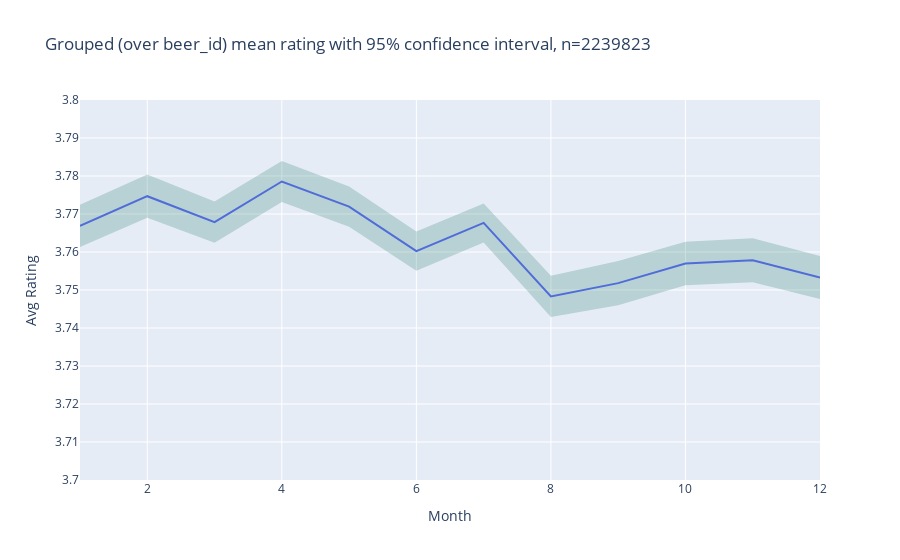

Write notebook code for a chart like this one.
### Markdown cell above
## grouped by beer_id

### Code cell
grouped_df = reviews_df.groupby(["month", "beer_id"]).agg(rating = ("rating", "mean")).reset_index()
print(f'Kruskal statistics: {kruskal(*get_rating_per_month(grouped_df))}')

grouped_df = grouped_df.groupby("month")["rating"].agg(["mean", "count", "std"]).reset_index()


fig = sm.plot_with_ci(grouped_df, title=f'Grouped (over beer_id) mean rating with 95% confidence interval, n={reviews_df.shape[0]}')
fig.write_html("illustrations/Tim/groupedBeerIdAvgRatingLinePlot.html")
fig.update_yaxes(range=[3.7, 3.8])

### Figure 1 — Plotly figure (JSON) as saved in the notebook; plotly's stock layout.template omitted (floating-point values rounded to 4 significant figures)
{"data": [{"hovertemplate": "Month=%{x}<br>Avg Rating=%{y}<extra></extra>", "legendgroup": "", "line": {"color": "#636efa", "dash": "solid"}, "marker": {"symbol": "circle"}, "mode": "lines", "name": "", "orientation": "v", "showlegend": false, "type": "scatter", "x": [1, 2, 3, 4, 5, 6, 7, 8, 9, 10, 11, 12], "xaxis": "x", "y": [3.767, 3.775, 3.768, 3.779, 3.772, 3.76, 3.768, 3.748, 3.752, 3.757, 3.758, 3.753], "yaxis": "y"}, {"fill": "toself", "fillcolor": "rgba(0,100,80,0.2)", "hoverinfo": "skip", "line": {"color": "rgba(255,255,255,0)"}, "showlegend": false, "type": "scatter", "x": [1, 2, 3, 4, 5, 6, 7, 8, 9, 10, 11, 12, 12, 11, 10, 9, 8, 7, 6, 5, 4, 3, 2, 1], "y": [3.772, 3.78, 3.773, 3.784, 3.777, 3.765, 3.773, 3.754, 3.758, 3.763, 3.764, 3.759, 3.748, 3.752, 3.751, 3.746, 3.743, 3.763, 3.755, 3.767, 3.773, 3.762, 3.769, 3.761]}], "layout": {"legend": {"tracegroupgap": 0}, "title": {"text": "Grouped (over beer_id) mean rating with 95% confidence interval, n=2239823"}, "xaxis": {"anchor": "y", "domain": [0, 1], "title": {"text": "Month"}}, "yaxis": {"anchor": "x", "domain": [0, 1], "range": [3.7, 3.8], "title": {"text": "Avg Rating"}}}}
